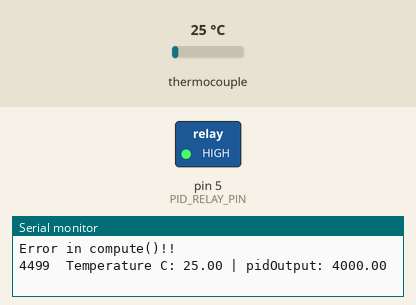
This sketch was run on a simulated Arduino Uno, built with avr-gcc and run on an emulated ATmega328P. Parts: switched loads named in the sketch (green lamp = pin HIGH), the last lines printed to the serial monitor. The inputs (shaded band) are chosen by the test bench; at power-on: thermocouple 25 °C.

Above: at 6.6 s.
6.7 s: thermocouple set to 42 °C
12.7 s: thermocouple set to 47 °C
At 19.9 s:
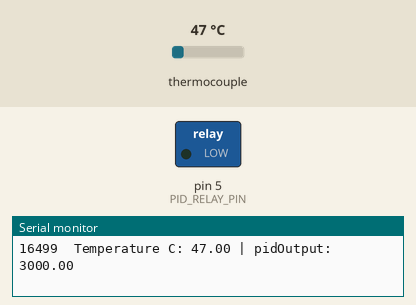
22.0 s: thermocouple set to 6 °C
At 24.8 s:
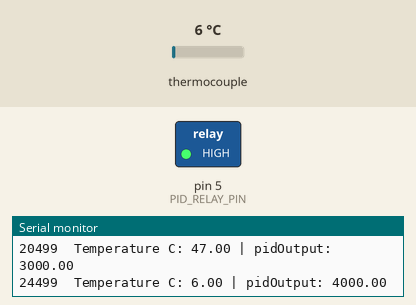
Timing chart, 0 to 26.3 s (numbered marks = the images above; inputs shaded):
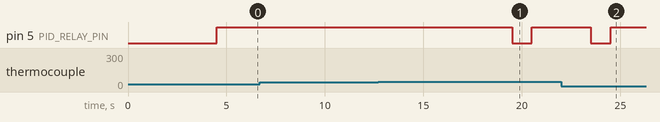

The sketch:

tempControl_polling.ino
```cpp
#include "Adafruit_MAX31855.h"
#include <PID_v1.h>

// @TODO: Error handling when readCelsius returns NAN

// set the pins for input, output and sample frequency here:
//const unsigned short PID_INPUT_PIN = 0; // pin from which sensor input is read
const unsigned short PID_RELAY_PIN = 5; // pin that is used to control relay
const unsigned int PID_CYCLE = 4000;    // a fixed period of time that determines a full PID on/off cycle (ms)

// specify the PID constants here:
double cProportional = 1000;          // the proportional constant
double cIntegral = 0;                 // the integral constant
double cDerivative = 0;               // the derivative constant

double pidSetpoint;                     // the desired target setpoint
double pidInput;                        // the input to the PID controller as read from the sensor (=PID_INPUT_PIN)
double pidOutput;                       // specifies how long the relay is switched on within a fixed period of time (=PID_CYCLE)
unsigned long pidStart;                 // variable that marks the start of each PID_CYCLE
// initialize the PID controller
PID myPID(&pidInput, &pidOutput, &pidSetpoint, cProportional, cIntegral, cDerivative, DIRECT);


// creating a thermocouple instance with hardware SPI on a given CS pin.
#define MAXCS   10
Adafruit_MAX31855 thermocouple(MAXCS);


////////////////////////////////////////////////////////////////////////////////
//
////////////////////////////////////////////////////////////////////////////////
void setup()
{
  // MAX31555 thermocouple and serial initialization
  Serial.begin(9600);
  while (!Serial) delay(1); // wait for serial on Leonardo/Zero, etc
  delay(500);  // wait for MAX chip to stabilize
  // PID and SSR initialization
  pinMode(PID_RELAY_PIN, OUTPUT);       // set the relay pin to output
  digitalWrite(PID_RELAY_PIN, LOW);     // initialize relay pin to low
  pidSetpoint = 50;                     // set the desired target value
  myPID.SetSampleTime(PID_CYCLE);       // tell the PID controller how frequently we will read a sample and calculate output
  myPID.SetOutputLimits(0, PID_CYCLE);  // tell the PID to range between 0 and the full window size
  myPID.SetMode(AUTOMATIC);             // turn the PID on
  pidStart = millis();                  // here our first pid cycle (=PID_CYCLE) starts
  pidInput = thermocouple.readCelsius();// read sensor input
  myPID.Compute();                      // compute pidOutput for the first time
  Serial.print("\nPid Cycle: "); Serial.print(PID_CYCLE); Serial.print(" | Setpoint: "); Serial.print(pidSetpoint); Serial.print(" | P: "); Serial.print(cProportional); Serial.print(" I: "); Serial.print(cIntegral); Serial.print(" D: "); Serial.println(cDerivative);
}
////////////////////////////////////////////////////////////////////////////////
//
////////////////////////////////////////////////////////////////////////////////
void loop()
{
  // compute pidOutput each PID_CYCLE
  if (millis() - pidStart >= PID_CYCLE)
  {
    pidStart = millis();                    // reset pidStart to begin of new PID_CYCLE
    pidInput = thermocouple.readCelsius();  // read sensor input
    // compute pidOutput
    if (!myPID.Compute()) Serial.println("Error in compute()!!");
    Serial.print(pidStart); Serial.print("\tTemperature C: "); Serial.print( pidInput); Serial.print(" | pidOutput: "); Serial.println(pidOutput);
    if (pidOutput > 0)
    {
      digitalWrite(PID_RELAY_PIN, HIGH);
      if (pidOutput < PID_CYCLE)            // only switch off relay when necessary, otherwise leave it on till next PID_CYCLE starts
      {
        delay(pidOutput);
        digitalWrite(PID_RELAY_PIN, LOW);
      }
    }
    else digitalWrite(PID_RELAY_PIN, LOW);  // set relay pin low when pidOutput = 0
  }
}
```

PIDcontrol.cpp
```cpp
// (licence header left out)
#if ARDUINO >= 100
#include "Arduino.h"
#else
#include "WProgram.h"
#endif

#include "PIDcontrol.h"

/*Constructor (...)*********************************************************
 *    The parameters specified here are those for for which we can't set up
 *    reliable defaults, so we need to have the user set them.
 ***************************************************************************/
PIDcontrol::PIDcontrol(volatile double* Input, volatile double* Output, double* Setpoint,
                       double Kp, double Ki, double Kd, int POn, int ControllerDirection)
{
    myOutput = Output;
    myInput = Input;
    mySetpoint = Setpoint;
    inAuto = false;

    PIDcontrol::SetOutputLimits(0, 255); //default output limit corresponds to the arduino pwm limits

    SampleTime = 100;							//default Controller Sample Time is 0.1 seconds

    PIDcontrol::SetControllerDirection(ControllerDirection);
    PIDcontrol::SetTunings(Kp, Ki, Kd, POn);
}

/*Constructor (...)*********************************************************
 *    To allow backwards compatability for v1.1, or for people that just want
 *    to use Proportional on Error without explicitly saying so
 ***************************************************************************/

PIDcontrol::PIDcontrol(volatile double* Input, volatile double* Output, double* Setpoint,
                       double Kp, double Ki, double Kd, int ControllerDirection)
    :PIDcontrol::PIDcontrol(Input, Output, Setpoint, Kp, Ki, Kd, P_ON_E, ControllerDirection)
{
}

/* Compute() **********************************************************************
 *     This, as they say, is where the magic happens.  this function should be called
 *   every time "void loop()" executes.  the function will decide for itself whether a new
 *   pid Output needs to be computed.  returns true when the output is computed,
 *   false when nothing has been done.
 **********************************************************************************/
void PIDcontrol::Compute()
{
    if(!inAuto) return false;
    /*Compute all the working error variables*/
    double input = *myInput;
    double error = *mySetpoint - input;
    double dInput = (input - lastInput);
    outputSum+= (ki * error);

    /*Add Proportional on Measurement, if P_ON_M is specified*/
    if(!pOnE) outputSum-= kp * dInput;

    if(outputSum > outMax) outputSum= outMax;
    else if(outputSum < outMin) outputSum= outMin;

    /*Add Proportional on Error, if P_ON_E is specified*/
    double output;
    if(pOnE) output = kp * error;
    else output = 0;

    /*Compute Rest of PID Output*/
    output += outputSum - kd * dInput;

    if(output > outMax) output = outMax;
    else if(output < outMin) output = outMin;
    *myOutput = output;

    /*Remember some variables for next time*/
    lastInput = input;
}

/* SetTunings(...)*************************************************************
 * This function allows the controller's dynamic performance to be adjusted.
 * it's called automatically from the constructor, but tunings can also
 * be adjusted on the fly during normal operation
 ******************************************************************************/
void PIDcontrol::SetTunings(double Kp, double Ki, double Kd, int POn)
{
    if (Kp<0 || Ki<0 || Kd<0) return;

    pOn = POn;
    pOnE = POn == P_ON_E;

    dispKp = Kp;
    dispKi = Ki;
    dispKd = Kd;

    double SampleTimeInSec = ((double)SampleTime)/1000;
    kp = Kp;
    ki = Ki * SampleTimeInSec;
    kd = Kd / SampleTimeInSec;

    if(controllerDirection ==REVERSE)
    {
        kp = (0 - kp);
        ki = (0 - ki);
        kd = (0 - kd);
    }
}

/* SetTunings(...)*************************************************************
 * Set Tunings using the last-rembered POn setting
 ******************************************************************************/
void PIDcontrol::SetTunings(double Kp, double Ki, double Kd)
{
    SetTunings(Kp, Ki, Kd, pOn);
}

/* SetSampleTime(...) *********************************************************
 * sets the period, in Milliseconds, at which the calculation is performed
 ******************************************************************************/
void PIDcontrol::SetSampleTime(unsigned long NewSampleTime)
{
    if (NewSampleTime > 0)
    {
        double ratio  = (double)NewSampleTime / (double)SampleTime;
        ki *= ratio;
        kd /= ratio;
        SampleTime = NewSampleTime;
    }
}

/* SetOutputLimits(...)****************************************************
 *     This function will be used far more often than SetInputLimits.  while
 *  the input to the controller will generally be in the 0-1023 range (which is
 *  the default already,)  the output will be a little different.  maybe they'll
 *  be doing a time window and will need 0-8000 or something.  or maybe they'll
 *  want to clamp it from 0-125.  who knows.  at any rate, that can all be done
 *  here.
 **************************************************************************/
void PIDcontrol::SetOutputLimits(double Min, double Max)
{
    if(Min >= Max) return;
    outMin = Min;
    outMax = Max;

    if(inAuto)
    {
        if(*myOutput > outMax) *myOutput = outMax;
        else if(*myOutput < outMin) *myOutput = outMin;

        if(outputSum > outMax) outputSum= outMax;
        else if(outputSum < outMin) outputSum= outMin;
    }
}

/* SetMode(...)****************************************************************
 * Allows the controller Mode to be set to manual (0) or Automatic (non-zero)
 * when the transition from manual to auto occurs, the controller is
 * automatically initialized
 ******************************************************************************/
void PIDcontrol::SetMode(int Mode)
{
    bool newAuto = (Mode == AUTOMATIC);
    if(newAuto && !inAuto)
    {
        /*we just went from manual to auto*/
        PIDcontrol::Initialize();
    }
    inAuto = newAuto;
}

/* Initialize()****************************************************************
 *	does all the things that need to happen to ensure a bumpless transfer
 *  from manual to automatic mode.
 ******************************************************************************/
void PIDcontrol::Initialize()
{
    outputSum = *myOutput;
    lastInput = *myInput;
    if(outputSum > outMax) outputSum = outMax;
    else if(outputSum < outMin) outputSum = outMin;
}

/* SetControllerDirection(...)*************************************************
 * The PID will either be connected to a DIRECT acting process (+Output leads
 * to +Input) or a REVERSE acting process(+Output leads to -Input.)  we need to
 * know which one, because otherwise we may increase the output when we should
 * be decreasing.  This is called from the constructor.
 ******************************************************************************/
void PIDcontrol::SetControllerDirection(int Direction)
{
    if(inAuto && Direction !=controllerDirection)
    {
        kp = (0 - kp);
        ki = (0 - ki);
        kd = (0 - kd);
    }
    controllerDirection = Direction;
}

/* Status Funcions*************************************************************
 * Just because you set the Kp=-1 doesn't mean it actually happened.  these
 * functions query the internal state of the PID.  they're here for display
 * purposes.  this are the functions the PID Front-end uses for example
 ******************************************************************************/
double PIDcontrol::GetKp()
{
    return  dispKp;
}
double PIDcontrol::GetKi()
{
    return  dispKi;
}
double PIDcontrol::GetKd()
{
    return  dispKd;
}
int PIDcontrol::GetMode()
{
    return  inAuto ? AUTOMATIC : MANUAL;
}
int PIDcontrol::GetDirection()
{
    return controllerDirection;
}
```

PIDcontrol.h
```cpp
#ifndef PID_CONTROL_H
#define PID_CONTROL_H

//Constants used in some of the functions below
#define AUTOMATIC	1
#define MANUAL	0
#define DIRECT  0
#define REVERSE  1
#define P_ON_M 0
#define P_ON_E 1


class PIDcontrol
{
public:
    //commonly used functions **************************************************************************
    PIDcontrol(volatile double*, volatile double*, double*,        // * constructor.  links the PID to the Input, Output, and
               double, double, double, int, int);//   Setpoint.  Initial tuning parameters are also set here.
    //   (overload for specifying proportional mode)

    PIDcontrol(volatile double*, volatile double*, double*,        // * constructor.  links the PID to the Input, Output, and
               double, double, double, int);     //   Setpoint.  Initial tuning parameters are also set here

    void SetMode(int Mode);               // * sets PID to either Manual (0) or Auto (non-0)

    void Compute();                       // * performs the PID calculation.  it should be
    //   called every time loop() cycles. ON/OFF and
    //   calculation frequency can be set using SetMode
    //   SetSampleTime respectively

    void SetOutputLimits(double, double); // * clamps the output to a specific range. 0-255 by default, but
    //   it's likely the user will want to change this depending on
    //   the application

    //available but not commonly used functions ********************************************************
    void SetTunings(double, double,       // * While most users will set the tunings once in the
                    double);         	    //   constructor, this function gives the user the option
    //   of changing tunings during runtime for Adaptive control
    void SetTunings(double, double,       // * overload for specifying proportional mode
                    double, int);

    void SetControllerDirection(int);	  // * Sets the Direction, or "Action" of the controller. DIRECT
    //   means the output will increase when error is positive. REVERSE
    //   means the opposite.  it's very unlikely that this will be needed
    //   once it is set in the constructor.
    void SetSampleTime(unsigned long);              // * sets the frequency, in Milliseconds, with which
    //   the PID calculation is performed.  default is 100

    //Display functions ****************************************************************
    double GetKp();						  // These functions query the pid for interal values.
    double GetKi();						  //  they were created mainly for the pid front-end,
    double GetKd();						  // where it's important to know what is actually
    int GetMode();						  //  inside the PID.
    int GetDirection();					  //

private:
    void Initialize();

    double dispKp;				// * we'll hold on to the tuning parameters in user-entered
    double dispKi;				//   format for display purposes
    double dispKd;				//

    double kp;                  // * (P)roportional Tuning Parameter
    double ki;                  // * (I)ntegral Tuning Parameter
    double kd;                  // * (D)erivative Tuning Parameter

    int controllerDirection;
    int pOn;

    volatile double *myInput;    // * Pointers to the Input, Output, and Setpoint variables
    volatile double *myOutput;   //   This creates a hard link between the variables and the
    double *mySetpoint;          //   PID, freeing the user from having to constantly tell us
    //   what these values are.  with pointers we'll just know.

    double outputSum, lastInput;
    unsigned long SampleTime;
    double outMin, outMax;
    bool inAuto, pOnE;
};
#endif   // PID_CONTROL_H
```

Measured:
- the behaviour switches between 46 and 47 °C on thermocouple (found by bisection; images 0 and 1)
- after the input at 12.7 s, pin 5 (PID_RELAY_PIN): HIGH → LOW after 6.8 s, → HIGH 1.0 s later
- after the input at 22.0 s, pin 5 (PID_RELAY_PIN): goes on until 24.5 s, then stays HIGH
